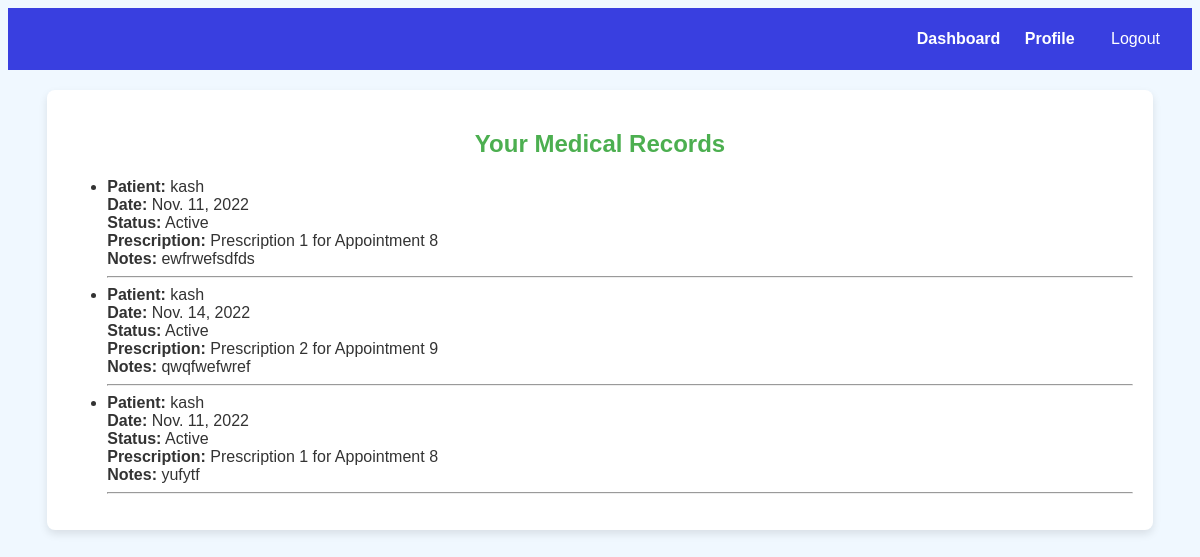
The app's page /medical/doctor/medical-records/ (signed in) with its own data.
### medical/models.py (models this page shows, shortened)
class MedicalRecord(models.Model):
    patient = models.ForeignKey(Patient, on_delete=models.CASCADE)
    doctor = models.ForeignKey(Doctor, on_delete=models.CASCADE)
    prescription = models.ForeignKey(Prescription, on_delete=models.CASCADE)
    status = models.CharField(max_length=20, choices=[('Active', 'Active'), ('Closed', 'Closed')])
    notes = models.TextField()
    record_date = models.DateField()

class Prescription(models.Model):
    appointment = models.OneToOneField(Appointment, on_delete=models.CASCADE)
    medicine_name = models.CharField(max_length=255)
    dosage = models.CharField(max_length=100)
    duration = models.CharField(max_length=100)
    instructions = models.TextField()
    def __str__(self):
        return f"Prescription {self.id} for Appointment {self.appointment.appointment_id}"

### user/models.py (models this page shows, shortened)
class User(AbstractUser):
    CNIC_no = models.CharField(max_length=15, unique=True)
    contact_number = models.CharField(max_length=15)
    address = models.CharField(max_length=255)
    gender = models.CharField(max_length=10, choices=[('M', 'Male'), ('F', 'Female')])
    profile_pic = models.ImageField(upload_to='images/profile_pics/', blank=True, null=True)

### appointment/models.py (models this page shows, shortened)
class Appointment(models.Model):
    appointment_id = models.AutoField(primary_key=True)
    patient = models.ForeignKey(Patient, on_delete=models.CASCADE)
    doctor = models.ForeignKey(Doctor, on_delete=models.CASCADE)
    appointment_date = models.DateField(null=True)
    appointment_time = models.TimeField(null=True)
    time_slot = models.ForeignKey('TimeSlot', null=True, blank=True, on_delete=models.SET_NULL)  # Link to TimeSlot
    status = models.CharField(max_length=20, choices=[('Pending', 'Pending'), ('Confirmed', 'Confirmed'), ('Rescheduled', 'Rescheduled')], default='Pending')
    confirmed_by = models.ForeignKey(Doctor, null=True, blank=True, related_name='confirmed_appointments', on_delete=models.SET_NULL)

### medical/views.py (the view)
# urls.py: path('doctor/medical-records/', MedicalRecordListView.as_view(), name='medical_record_list'),
class MedicalRecordListView(ListView):
    model = MedicalRecord
    template_name = 'medical/medical_record_list.html'
    context_object_name = 'medical_records'
    def get_queryset(self):
        doctor = self.request.user.doctor
        return MedicalRecord.objects.filter(doctor=doctor)

### medical/templates/medical/medical_record_list.html (shortened to what this page needs)
{% extends 'user/base.html' %}
{% block content %}
<h2>Your Medical Records</h2>
<ul>
    {% for record in medical_records %}
        <li>
            <strong>Patient:</strong> {{ record.patient.username }}<br>
            <strong>Date:</strong> {{ record.record_date }}<br>
            <strong>Status:</strong> {{ record.status }}<br>
            <strong>Prescription:</strong> {{ record.prescription }}<br>
            <strong>Notes:</strong> {{ record.notes }}
        </li>
        <hr>
    {% empty %}
        <p>No medical records available.</p>
    {% endfor %}
</ul>
{% endblock %}

### user/static/css/style1.css (style rules this page uses)
body { font-family: 'Arial', sans-serif; background-color: #f0f8ff; color: #333; }
h2 { color: #4caf50; text-align: center; }

### records on screen
MedicalRecord: patient.username "kash", record_date "Nov. 11, 2022", status "Active", prescription "Prescription 1 for Appointment 8", notes "ewfrwefsdfds"
MedicalRecord: patient.username "kash", record_date "Nov. 14, 2022", status "Active", prescription "Prescription 2 for Appointment 9", notes "qwqfwefwref"
MedicalRecord: patient.username "kash", record_date "Nov. 11, 2022", status "Active", prescription "Prescription 1 for Appointment 8", notes "yufytf"
